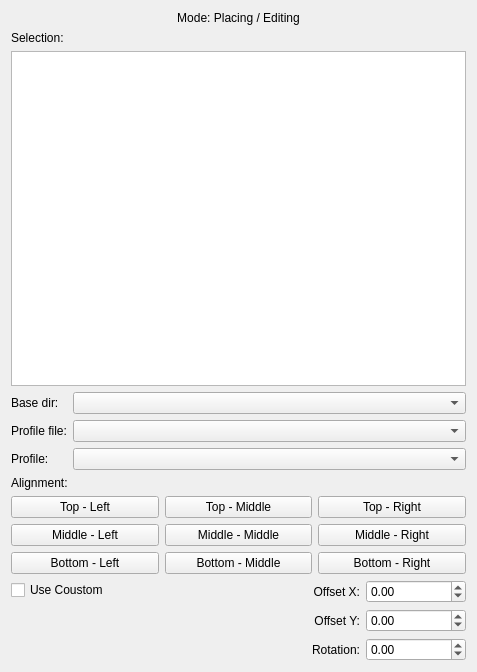
<?xml version="1.0" encoding="UTF-8"?>
<ui version="4.0">
 <class>FrameMemberPlaceAndEdit</class>
 <widget class="QWidget" name="FrameMemberPlaceAndEdit">
  <property name="geometry">
   <rect>
    <x>0</x>
    <y>0</y>
    <width>477</width>
    <height>672</height>
   </rect>
  </property>
  <property name="windowTitle">
   <string>Frame Member Place And Edit</string>
  </property>
  <layout class="QVBoxLayout" name="verticalLayout_7">
   <item>
    <layout class="QGridLayout" name="gridLayout_3">
     <item row="1" column="0">
      <layout class="QGridLayout" name="gridLayout_2">
       <item row="3" column="0">
        <layout class="QFormLayout" name="formLayout">
         <item row="0" column="0">
          <widget class="QCheckBox" name="checkBox">
           <property name="text">
            <string>Use Coustom</string>
           </property>
          </widget>
         </item>
         <item row="0" column="1">
          <layout class="QHBoxLayout" name="horizontalLayout">
           <item>
            <layout class="QVBoxLayout" name="verticalLayout_5">
             <item>
              <widget class="QLabel" name="label_5">
               <property name="layoutDirection">
                <enum>Qt::LayoutDirection::LeftToRight</enum>
               </property>
               <property name="text">
                <string>Offset X:</string>
               </property>
               <property name="alignment">
                <set>Qt::AlignmentFlag::AlignRight|Qt::AlignmentFlag::AlignTrailing|Qt::AlignmentFlag::AlignVCenter</set>
               </property>
              </widget>
             </item>
             <item>
              <widget class="QLabel" name="label_6">
               <property name="text">
                <string>Offset Y:</string>
               </property>
               <property name="alignment">
                <set>Qt::AlignmentFlag::AlignRight|Qt::AlignmentFlag::AlignTrailing|Qt::AlignmentFlag::AlignVCenter</set>
               </property>
              </widget>
             </item>
            </layout>
           </item>
           <item>
            <layout class="QVBoxLayout" name="verticalLayout_6">
             <item>
              <widget class="QDoubleSpinBox" name="OffsetX">
               <property name="maximumSize">
                <size>
                 <width>100</width>
                 <height>16777215</height>
                </size>
               </property>
               <property name="wrapping">
                <bool>false</bool>
               </property>
               <property name="readOnly">
                <bool>false</bool>
               </property>
               <property name="buttonSymbols">
                <enum>QAbstractSpinBox::ButtonSymbols::UpDownArrows</enum>
               </property>
               <property name="showGroupSeparator" stdset="0">
                <bool>false</bool>
               </property>
               <property name="decimals">
                <number>2</number>
               </property>
               <property name="minimum">
                <double>-5000.000000000000000</double>
               </property>
               <property name="maximum">
                <double>5000.000000000000000</double>
               </property>
               <property name="stepType">
                <enum>QAbstractSpinBox::StepType::DefaultStepType</enum>
               </property>
               <property name="value">
                <double>0.000000000000000</double>
               </property>
              </widget>
             </item>
             <item>
              <widget class="QDoubleSpinBox" name="OffsetY">
               <property name="maximumSize">
                <size>
                 <width>100</width>
                 <height>16777215</height>
                </size>
               </property>
               <property name="minimum">
                <double>-5000.000000000000000</double>
               </property>
               <property name="maximum">
                <double>5000.000000000000000</double>
               </property>
              </widget>
             </item>
            </layout>
           </item>
          </layout>
         </item>
        </layout>
       </item>
       <item row="4" column="0">
        <layout class="QHBoxLayout" name="horizontalLayout_2">
         <item>
          <widget class="QLabel" name="label_7">
           <property name="toolTip">
            <string>&lt;html&gt;&lt;head/&gt;&lt;body&gt;&lt;p&gt;Rotion about the Z&lt;/p&gt;&lt;/body&gt;&lt;/html&gt;</string>
           </property>
           <property name="text">
            <string>Rotation:</string>
           </property>
           <property name="alignment">
            <set>Qt::AlignmentFlag::AlignRight|Qt::AlignmentFlag::AlignTrailing|Qt::AlignmentFlag::AlignVCenter</set>
           </property>
          </widget>
         </item>
         <item>
          <widget class="QDoubleSpinBox" name="RotationAngle">
           <property name="maximumSize">
            <size>
             <width>100</width>
             <height>16777215</height>
            </size>
           </property>
           <property name="toolTip">
            <string>&lt;html&gt;&lt;head/&gt;&lt;body&gt;&lt;p&gt;Rotion about the Z&lt;/p&gt;&lt;/body&gt;&lt;/html&gt;</string>
           </property>
           <property name="minimum">
            <double>-5000.000000000000000</double>
           </property>
           <property name="maximum">
            <double>5000.000000000000000</double>
           </property>
          </widget>
         </item>
        </layout>
       </item>
       <item row="1" column="0">
        <layout class="QFormLayout" name="formLayout_2">
         <item row="0" column="0">
          <layout class="QVBoxLayout" name="verticalLayout_2">
           <item>
            <widget class="QLabel" name="label_8">
             <property name="text">
              <string>Base dir:</string>
             </property>
            </widget>
           </item>
           <item>
            <widget class="QLabel" name="label_2">
             <property name="text">
              <string>Profile file:</string>
             </property>
            </widget>
           </item>
           <item>
            <widget class="QLabel" name="label_3">
             <property name="text">
              <string>Profile:</string>
             </property>
            </widget>
           </item>
          </layout>
         </item>
         <item row="0" column="1">
          <layout class="QVBoxLayout" name="verticalLayout">
           <item>
            <widget class="QComboBox" name="ProfilBaseDir"/>
           </item>
           <item>
            <widget class="QComboBox" name="ProfileFiles"/>
           </item>
           <item>
            <widget class="QComboBox" name="ProfileSketches"/>
           </item>
          </layout>
         </item>
        </layout>
       </item>
       <item row="0" column="0">
        <layout class="QVBoxLayout" name="verticalLayout_4">
         <item>
          <widget class="QLabel" name="label">
           <property name="text">
            <string>Selection:</string>
           </property>
          </widget>
         </item>
         <item>
          <widget class="QListView" name="listView"/>
         </item>
        </layout>
       </item>
       <item row="2" column="0">
        <layout class="QVBoxLayout" name="verticalLayout_3">
         <item>
          <widget class="QLabel" name="label_4">
           <property name="text">
            <string>Alignment:</string>
           </property>
          </widget>
         </item>
         <item>
          <layout class="QGridLayout" name="gridLayout">
           <item row="0" column="0">
            <widget class="QPushButton" name="AlignTopLeft">
             <property name="text">
              <string>Top - Left</string>
             </property>
            </widget>
           </item>
           <item row="1" column="0">
            <widget class="QPushButton" name="AlignMiddleLeft">
             <property name="text">
              <string>Middle - Left</string>
             </property>
            </widget>
           </item>
           <item row="2" column="2">
            <widget class="QPushButton" name="AlignBottomRight">
             <property name="text">
              <string>Bottom - Right</string>
             </property>
            </widget>
           </item>
           <item row="1" column="1">
            <widget class="QPushButton" name="AlignMiddleMiddle">
             <property name="text">
              <string>Middle - Middle</string>
             </property>
            </widget>
           </item>
           <item row="2" column="0">
            <widget class="QPushButton" name="AlignBottomLeft">
             <property name="text">
              <string>Bottom - Left</string>
             </property>
            </widget>
           </item>
           <item row="1" column="2">
            <widget class="QPushButton" name="AlignMiddleRight">
             <property name="text">
              <string>Middle - Right</string>
             </property>
            </widget>
           </item>
           <item row="0" column="2">
            <widget class="QPushButton" name="AlignTopRight">
             <property name="text">
              <string>Top - Right</string>
             </property>
            </widget>
           </item>
           <item row="0" column="1">
            <widget class="QPushButton" name="AlignTopMiddle">
             <property name="text">
              <string>Top - Middle</string>
             </property>
            </widget>
           </item>
           <item row="2" column="1">
            <widget class="QPushButton" name="AlignBottomMiddle">
             <property name="text">
              <string>Bottom - Middle</string>
             </property>
            </widget>
           </item>
          </layout>
         </item>
        </layout>
       </item>
      </layout>
     </item>
     <item row="0" column="0">
      <widget class="QLabel" name="EditMode">
       <property name="text">
        <string>Mode: Placing / Editing</string>
       </property>
       <property name="alignment">
        <set>Qt::AlignmentFlag::AlignCenter</set>
       </property>
      </widget>
     </item>
    </layout>
   </item>
  </layout>
 </widget>
 <resources/>
 <connections/>
</ui>
